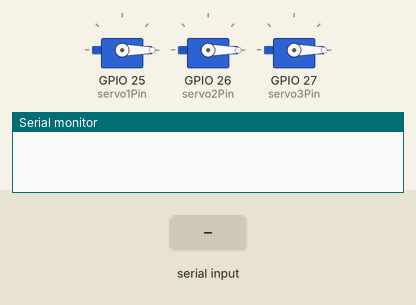
Recording of a sketch running on a simulated ESP32. Parts: 3 × servo, the last lines printed to the serial monitor. The inputs (shaded band) are chosen by the test bench.

Above: at 1.2 s.
1.3 s: "1\n" received over Serial
At 1.7 s:
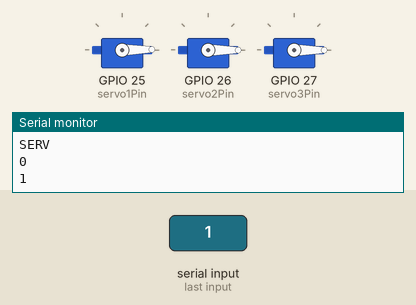
2.8 s: "2\n" received over Serial
At 3.5 s:
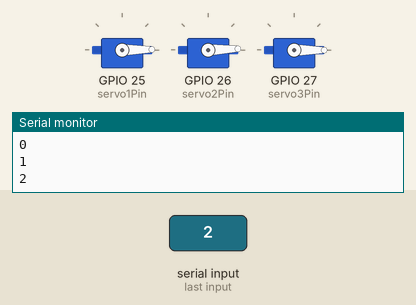
Timing chart, 0 to 5.8 s (numbered marks = the images above; inputs shaded):
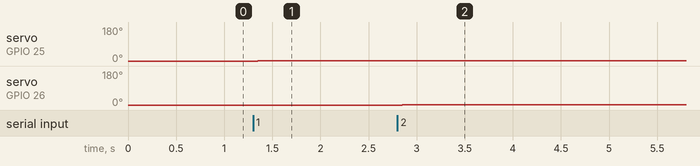

Measured:
- after the input at 1.3 s, servo on GPIO 25 (servo1Pin): 0° → 1° after 0.05 s
- after the input at 2.8 s, servo on GPIO 26 (servo2Pin): 0° → 2° after 0.05 s

The sketch:

SCARA_2_V1.ino
```cpp
#include <ESP32Servo.h>
#define servo1Pin 25
#define servo2Pin 26
#define servo3Pin 27
String str = "";
const char separator = ',';
const int dataLength = 3;
int data[dataLength];
int angulo_s1;
int angulo_s2;
int angulo_s3;
bool actuador;
int angulo_anterior_s1;
int angulo_anterior_s2;
int angulo_anterior_s3;
Servo Servo1;
Servo Servo2;
Servo Servo3;
void setup()
{
   angulo_anterior_s1 = 0;
   angulo_anterior_s2 = 0;
   angulo_anterior_s3 = 0;
   Servo1.attach(servo1Pin);
   Servo2.attach(servo2Pin);
   Servo3.attach(servo3Pin);
   Servo1.write(0);
   Servo2.write(0);
   Servo3.write(0);
   Serial.begin(9600);
}

void loop()
{
   if (Serial.available())
   {
    str = Serial.readStringUntil('\n');
      for (int i = 0; i < dataLength ; i++)
        {
          int index = str.indexOf(separator);
          data[i] = str.substring(0, index).toInt();
          str = str.substring(index + 1);
       }
       if(data[0] == 1){
          angulo_s1 = data[1];
          Serial.println("Servo1");
          servo1_movimiento(angulo_s1);
          angulo_anterior_s1 = angulo_s1;
       }
       if(data[0] == 2){
          angulo_s2 = data[1];
          Serial.println("Servo2");
          servo2_movimiento(angulo_s2);
          angulo_anterior_s2 = angulo_s2;
       }
       if(data[0] == 3){
          angulo_s3 = data[1];
          Serial.println("Servo3");
          servo3_movimiento(angulo_s3);
          angulo_anterior_s3 = angulo_s3;
       }

    }
}
void servo1_movimiento(int angulo){

   if(angulo <= 180 && angulo >= 0){
     Serial.println("SERV");
        if (angulo > angulo_anterior_s1){

        for(int i = angulo_anterior_s1; i<= angulo ; i++){
              Servo1.write(i);
              Serial.println(i);
              delay(50);
          }
          }
        if (angulo < angulo_anterior_s1){
        for(int i = angulo_anterior_s1; i>= angulo ; i--){
              Servo1.write(i);
              Serial.println(i);
              delay(50);
          }
          }
        if (angulo == angulo_anterior_s1){
              Servo1.write(angulo);
              Serial.println(angulo);
          }
        }


   }

void servo2_movimiento(int angulo){
   if(angulo <= 180 && angulo >= 0){
        if (angulo > angulo_anterior_s2){
        for(int i = angulo_anterior_s2; i<= angulo ; i++){
              Servo2.write(i);
              Serial.println(i);
              delay(50);
          }
          }
        if (angulo < angulo_anterior_s2){
        for(int i = angulo_anterior_s2; i>= angulo ; i--){
              Servo2.write(i);
              Serial.println(i);
              delay(50);
          }
          }
        if (angulo == angulo_anterior_s2){
              Servo2.write(angulo);
              Serial.println(angulo);
          }
        }


   }

  void servo3_movimiento(int angulo){
   if(angulo <= 180 && angulo >= 0){
        if (angulo > angulo_anterior_s3){
        for(int i = angulo_anterior_s3; i<= angulo ; i++){
              Servo3.write(i);
              Serial.println(i);
              delay(50);
          }
          }
        if (angulo < angulo_anterior_s3){
        for(int i = angulo_anterior_s3; i>= angulo ; i--){
              Servo3.write(i);
              Serial.println(i);
              delay(50);
          }
          }
        if (angulo == angulo_anterior_s3){
              Servo3.write(angulo);
              Serial.println(angulo);
          }
        }


   }
```
